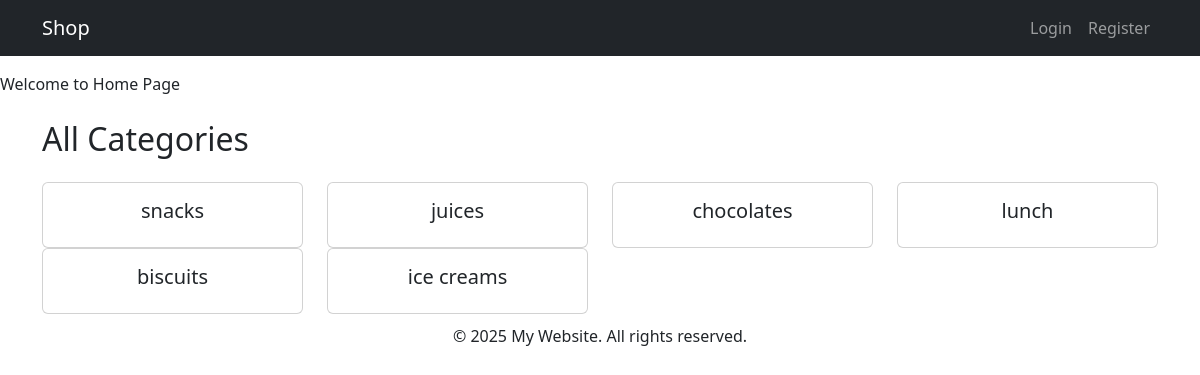
Before: / with the older database file.
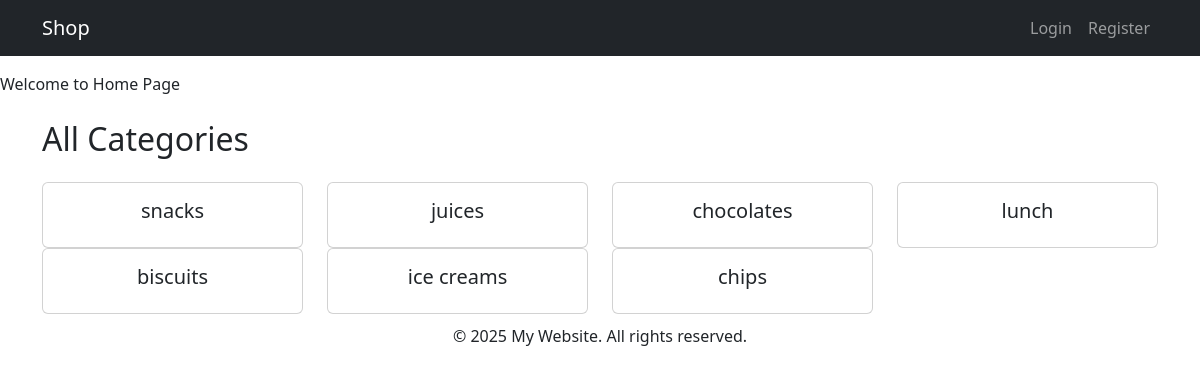
After: the same page with the newer database file.
### backend/models.py (models this page shows, shortened)
class Category(models.Model):
    id=models.BigAutoField(primary_key=True)
    name=models.CharField(max_length=255)
    class Meta:
        db_table='category'

### frontend/views.py (the view, shortened to what this page needs)
# urls.py: 2. Add a URL to urlpatterns:  path('', views.home, name='home')
def home(request):
    user = request.user
    data = {}
    if user.is_authenticated:
        cart_items = Cart.objects.filter(custom_user=user)
        grand_total = Cart.grand_total(customer_id=user.id)
        data['cart_items'] = cart_items
        data['grand_total'] = grand_total
        data['cart_count'] = cart_items.count()
    else:
        data['cart_items'] = []
        data['grand_total'] = 0
        data['cart_count'] = 0
    categories = Category.objects.prefetch_related('products').all()
    data['categories'] = categories
    category_name = request.GET.get('category')  # e.g., "Women"
    data['category_present'] = False
    return render(request, 'frontend/home.html', data)

### frontend/templates/frontend/home.html (shortened to what this page needs)
{% extends 'frontend/layout/app.html' %}
{% block content %}
Welcome to Home Page
<div class="container mt-4">
  <h2 class="mb-4">All Categories</h2>
  <div class="row">
    {% for category in categories %}
      <div class="col-md-3">
        <a href="?category={{ category.name }}" class="text-decoration-none">
          <div class="card text-center">
            <div class="card-body">
              <h5 class="card-title">{{ category.name }}</h5>
            </div>
          </div>
        </a>
      </div>
    {% endfor %}
  </div>
</div>
{% endblock %}

Changed rows visible on the page:
added Category: name "chips"
